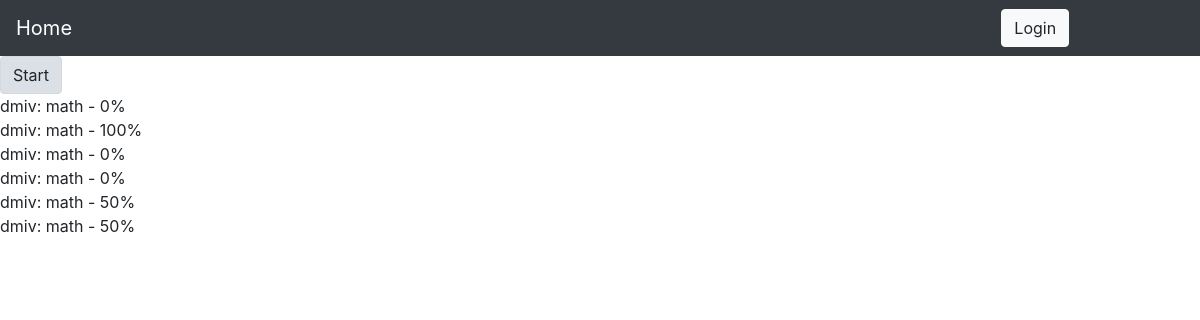
Page /testing/1 on the earlier database version.
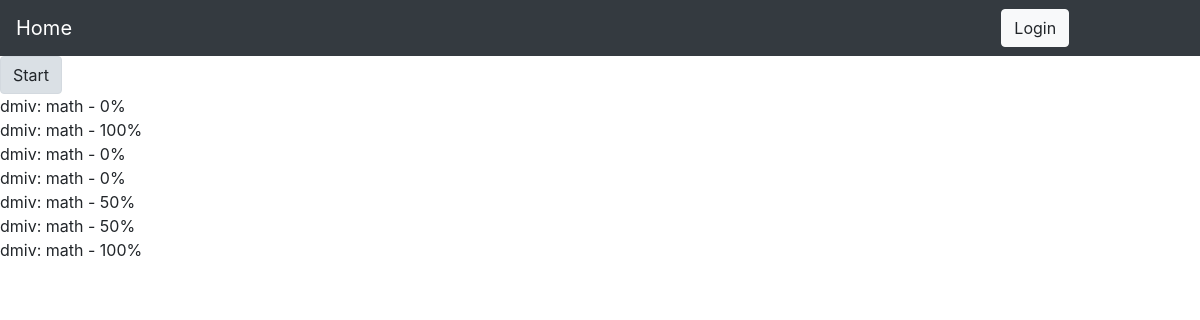
Same page on the later database version.
### testing/models.py (models this page shows, shortened)
class Statistic(models.Model):
    user = models.ForeignKey(User, on_delete=models.CASCADE)
    testing = models.ForeignKey(Testing, on_delete=models.CASCADE)
    correct = models.IntegerField()
    wrong = models.IntegerField()
    def percent_correct(self):
        return int(self.correct / (self.correct + self.wrong) * 100)
    def __str__(self):
        return self.user.username + ': ' + self.testing.name + ' - ' + str(self.percent_correct()) + '%'

class Testing(models.Model):
    name = models.CharField(max_length=255)
    questions = models.ManyToManyField(Questions, related_name='questions')

### testing/views.py (the view)
# urls.py: path('<int:pk>', TestingDetailView.as_view(), name='testing-detail'),
class TestingDetailView(DetailView):
    model = Testing

### templates/testing/testing_detail.html
{% extends 'testing/base_generic.html' %}
{% block content %}
    <a href="{{ testing.id }}/passing" class="btn btn-secondary btn-light active" role="button" aria-pressed="true">Start</a>
    {% if testing.statistic_set.all %}
        {% for statistic in testing.statistic_set.all %}
            <div>{{ statistic }}</div>
        {% endfor %}
    {% else %}
        You have not previous attempts
    {% endif %}
{% endblock %}

### templates/testing/base_generic.html (shortened to what this page needs)
<!DOCTYPE html>
<html lang="en">
<head>
<link rel="stylesheet" href="https://maxcdn.bootstrapcdn.com/bootstrap/4.0.0/css/bootstrap.min.css">
<link rel="stylesheet" href="https://maxcdn.bootstrapcdn.com/bootstrap/4.0.0-alpha.4/css/bootstrap.min.css"integrity="2hfp1SzUoho7/TsGGGDaFdsuuDL0LX2hnUp6VkX3CUQ2K4K+xjboZdsXyp4oUHZj">
</head>
<body>
<nav class="navbar navbar-expand-lg navbar-dark bg-dark">
  <a class="navbar-brand" href="/testing">Home</a>
  <div class="collapse navbar-collapse" id="navbarNavDropdown">
    <ul class="navbar-nav col-md-10">
    </ul>
  {% if user.is_authenticated %}
      <div class="text-light">
        Hello, {{ user }}
        <a class="btn btn-light" href="/auth/logout">Logout</a>
      </div>
  {% else %}
      <div>
          <div><a class="btn btn-light" href="/auth/login">Login</a></div>
      </div>
  {% endif %}
  </div></nav>
{% block content %}
{% endblock %}
</body>
</html>

Differences in the rows shown:
added Statistic: user+testing+correct "dmiv: math - 100%"
